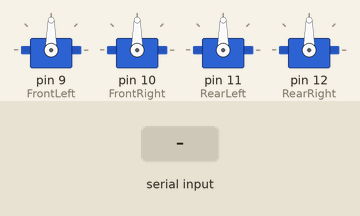
Recording of a sketch running on a simulated Arduino Uno, built with avr-gcc and run on an emulated ATmega328P. Parts: 4 × servo. The inputs (shaded band) are chosen by the test bench.

Above: at 1.2 s.
1.3 s: "90,45\n" received over Serial
At 2.3 s:
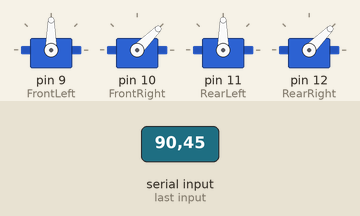
2.8 s: "30,150\n" received over Serial
At 3.5 s:
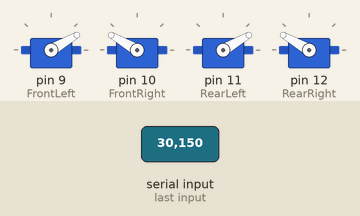
4.3 s: "1,90\n" received over Serial
At 4.6 s:
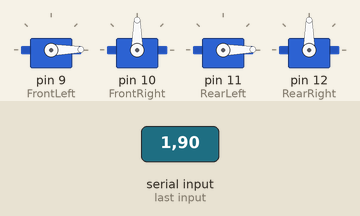
Timing chart, 0 to 7.3 s (numbered marks = the images above; inputs shaded):
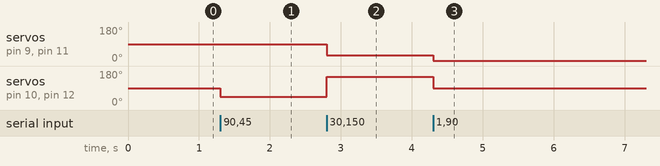

Measured:
- after the input at 1.3 s, servo on pin 10 (FrontRight), servo on pin 12 (RearRight): 90° → 45° at once
- after the input at 2.8 s, servo on pin 9 (FrontLeft), servo on pin 11 (RearLeft): 90° → 30° at once; servo on pin 10 (FrontRight), servo on pin 12 (RearRight): 45° → 150° at once
- after the input at 4.3 s, servo on pin 9 (FrontLeft), servo on pin 11 (RearLeft): 30° → 1° at once; servo on pin 10 (FrontRight), servo on pin 12 (RearRight): 150° → 90° at once

The sketch:

ServoCode.ino
```cpp
#include <Servo.h>

Servo FrontLeft; //S1 Motor Front?
Servo FrontRight; //S2?
Servo RearLeft; //S1?
Servo RearRight; //S2?

int pos = 0;
int time = 0;

void setup(){
  FrontLeft.attach(9);
  FrontRight.attach(10);
  RearLeft.attach(11);
  RearRight.attach(12);
  Serial.begin(115200);
}

void loop() {
  int val[2];
  if (Serial.available() > 0){
    String incomingData = Serial.readStringUntil('\n');
    int commaIndex = incomingData.indexOf(',');
      if (commaIndex != -1){
        String part1 = incomingData.substring(0,commaIndex);
        String part2 = incomingData.substring(commaIndex+1);
        int val1 = part1.toInt();
        int val2 = part2.toInt();
        setmotors(val1,val2);
      }
  }
  /*
  setmotors(90,90);
  delay(2000);
  //motors(150,150);
  setmotors(95,85); //Forward, I believe Left motors above 90 is fwd, right above 90 is backwards
  delay(1000);
  setmotors(90,90);
  delay(1000);
  setmotors(110,90);
  delay(500);
  setmotors(90,90);
  delay(2000);
  */
}

void setmotors(int LeftSide, int RightSide){
  FrontLeft.write(LeftSide);
  FrontRight.write(RightSide);
  RearLeft.write(LeftSide);
  RearRight.write(RightSide);
}
```
